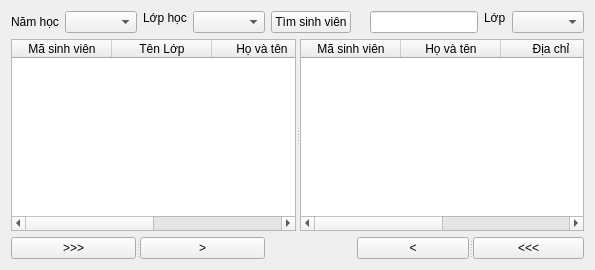
      <widget class="QWidget" name="tab_qlSv">
       <attribute name="title">
        <string>Quản lý danh sách lớp học</string>
       </attribute>
       <layout class="QGridLayout" name="gridLayout_6">
        <item row="0" column="0">
         <layout class="QHBoxLayout" name="horizontalLayout_5">
          <item>
           <layout class="QFormLayout" name="formLayout_4">
            <item row="0" column="0">
             <widget class="QLabel" name="label_22">
              <property name="text">
               <string>Năm học</string>
              </property>
             </widget>
            </item>
            <item row="0" column="1">
             <widget class="QComboBox" name="cbb_LH_Namhoc"/>
            </item>
           </layout>
          </item>
          <item>
           <layout class="QFormLayout" name="formLayout_5">
            <item row="0" column="0">
             <widget class="QLabel" name="label">
              <property name="sizePolicy">
               <sizepolicy hsizetype="Preferred" vsizetype="Fixed">
                <horstretch>0</horstretch>
                <verstretch>0</verstretch>
               </sizepolicy>
              </property>
              <property name="text">
               <string>Lớp học</string>
              </property>
             </widget>
            </item>
            <item row="0" column="1">
             <widget class="QComboBox" name="cbb_LH_lophoc">
              <property name="sizePolicy">
               <sizepolicy hsizetype="Preferred" vsizetype="Fixed">
                <horstretch>0</horstretch>
                <verstretch>0</verstretch>
               </sizepolicy>
              </property>
             </widget>
            </item>
           </layout>
          </item>
         </layout>
        </item>
        <item row="0" column="2">
         <layout class="QHBoxLayout" name="horizontalLayout_2">
          <property name="sizeConstraint">
           <enum>QLayout::SetFixedSize</enum>
          </property>
          <item>
           <layout class="QFormLayout" name="formLayout_6">
            <property name="sizeConstraint">
             <enum>QLayout::SetFixedSize</enum>
            </property>
            <property name="verticalSpacing">
             <number>1</number>
            </property>
            <item row="0" column="0">
             <widget class="QLabel" name="txt_timSV">
              <property name="sizePolicy">
               <sizepolicy hsizetype="Preferred" vsizetype="Fixed">
                <horstretch>0</horstretch>
                <verstretch>0</verstretch>
               </sizepolicy>
              </property>
              <property name="text">
               <string/>
              </property>
             </widget>
            </item>
            <item row="0" column="1">
             <widget class="QLineEdit" name="txt_LH_timSV">
              <property name="sizePolicy">
               <sizepolicy hsizetype="Minimum" vsizetype="Fixed">
                <horstretch>0</horstretch>
                <verstretch>0</verstretch>
               </sizepolicy>
              </property>
             </widget>
            </item>
           </layout>
          </item>
          <item>
           <layout class="QFormLayout" name="formLayout_8">
            <property name="sizeConstraint">
             <enum>QLayout::SetFixedSize</enum>
            </property>
            <item row="0" column="0">
             <widget class="QLabel" name="label_3">
              <property name="sizePolicy">
               <sizepolicy hsizetype="Preferred" vsizetype="Fixed">
                <horstretch>0</horstretch>
                <verstretch>0</verstretch>
               </sizepolicy>
              </property>
              <property name="text">
               <string>Lớp</string>
              </property>
             </widget>
            </item>
            <item row="0" column="1">
             <widget class="QComboBox" name="cbb_LH_lop">
              <property name="sizePolicy">
               <sizepolicy hsizetype="Preferred" vsizetype="Fixed">
                <horstretch>0</horstretch>
                <verstretch>0</verstretch>
               </sizepolicy>
              </property>
             </widget>
            </item>
           </layout>
          </item>
         </layout>
        </item>
        <item row="1" column="0" colspan="3">
         <widget class="QSplitter" name="splitter_3">
          <property name="orientation">
           <enum>Qt::Horizontal</enum>
          </property>
          <widget class="QTableWidget" name="tw_LH_DSLopHoc">
           <property name="sizePolicy">
            <sizepolicy hsizetype="Maximum" vsizetype="Ignored">
             <horstretch>0</horstretch>
             <verstretch>0</verstretch>
            </sizepolicy>
           </property>
           <property name="maximumSize">
            <size>
             <width>16777215</width>
             <height>16777215</height>
            </size>
           </property>
           <column>
            <property name="text">
             <string>Mã sinh viên</string>
            </property>
           </column>
           <column>
            <property name="text">
             <string>Tên Lớp</string>
            </property>
           </column>
           <column>
            <property name="text">
             <string>Họ và tên</string>
            </property>
           </column>
           <column>
            <property name="text">
             <string>Giới tính</string>
            </property>
           </column>
          </widget>
          <widget class="QTableWidget" name="tw_LH_DSsv">
           <property name="sizePolicy">
            <sizepolicy hsizetype="Maximum" vsizetype="Ignored">
             <horstretch>0</horstretch>
             <verstretch>0</verstretch>
            </sizepolicy>
           </property>
           <column>
            <property name="text">
             <string>Mã sinh viên</string>
            </property>
           </column>
           <column>
            <property name="text">
             <string>Họ và tên</string>
            </property>
           </column>
           <column>
            <property name="text">
             <string>Địa chỉ</string>
            </property>
           </column>
           <column>
            <property name="text">
             <string>Giới tính</string>
            </property>
           </column>
          </widget>
         </widget>
        </item>
        <item row="2" column="0">
         <widget class="QSplitter" name="splitter_2">
          <property name="sizePolicy">
           <sizepolicy hsizetype="Expanding" vsizetype="Fixed">
            <horstretch>0</horstretch>
            <verstretch>0</verstretch>
           </sizepolicy>
          </property>
          <property name="orientation">
           <enum>Qt::Horizontal</enum>
          </property>
          <widget class="QPushButton" name="btn_LH_BoALL">
           <property name="text">
            <string>&gt;&gt;&gt;</string>
           </property>
          </widget>
          <widget class="QPushButton" name="btn_LH_bo">
           <property name="text">
            <string>&gt;</string>
           </property>
          </widget>
         </widget>
        </item>
        <item row="2" column="2">
         <widget class="QSplitter" name="splitter">
          <property name="sizePolicy">
           <sizepolicy hsizetype="Expanding" vsizetype="Fixed">
            <horstretch>0</horstretch>
            <verstretch>0</verstretch>
           </sizepolicy>
          </property>
          <property name="orientation">
           <enum>Qt::Horizontal</enum>
          </property>
          <widget class="QPushButton" name="btn_LH_Them">
           <property name="text">
            <string>&lt;</string>
           </property>
          </widget>
          <widget class="QPushButton" name="btn_LH_themALL">
           <property name="text">
            <string>&lt;&lt;&lt;</string>
           </property>
          </widget>
         </widget>
        </item>
        <item row="0" column="1">
         <widget class="QPushButton" name="btn_LH_tim">
          <property name="text">
           <string>Tìm sinh viên</string>
          </property>
         </widget>
        </item>
       </layout>
      </widget>
